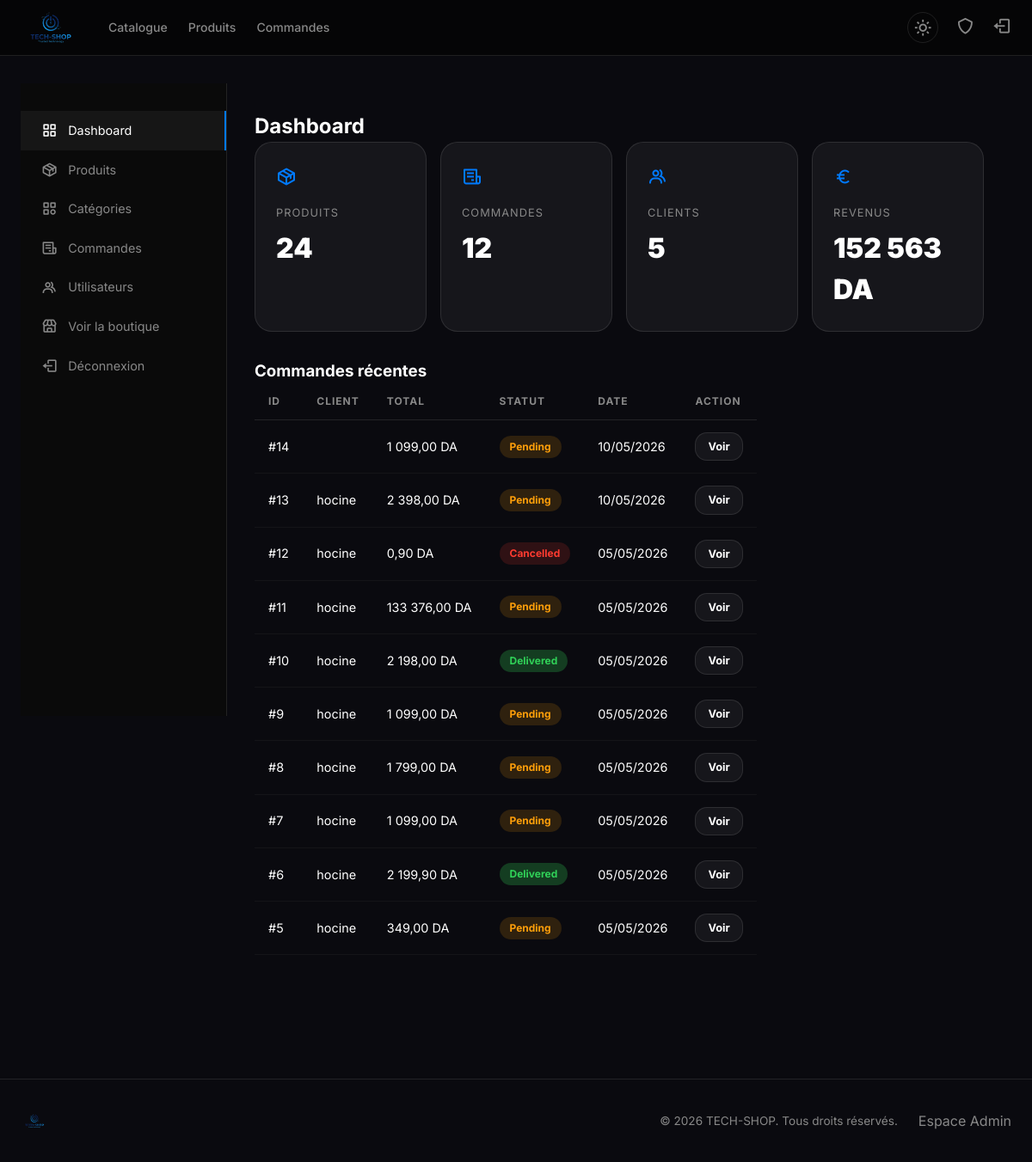
/admin/index.php (signed in), run on the app's committed database.
### tables this page shows
CREATE TABLE `orders` (
  `order_id` int(11) NOT NULL,
  `user_id` int(11) DEFAULT NULL,
  `total` decimal(10,2) NOT NULL,
  `status` enum('pending','processing','shipped','delivered','cancelled') DEFAULT 'pending',
  `created_at` timestamp NOT NULL DEFAULT current_timestamp()
);

CREATE TABLE `users` (
  `user_id` int(11) NOT NULL,
  `name` varchar(100) NOT NULL,
  `email` varchar(150) NOT NULL,
  `password` varchar(255) NOT NULL,
  `phone` bigint(20) UNSIGNED DEFAULT NULL,
  `address` text DEFAULT NULL,
  `role` enum('client','admin') DEFAULT 'client',
  `created_at` timestamp NOT NULL DEFAULT current_timestamp(),
  `is_verified` tinyint(1) NOT NULL DEFAULT 0,
  `verify_code` varchar(10) DEFAULT NULL,
  `verify_expires` datetime DEFAULT NULL,
  `google_id` varchar(200) DEFAULT NULL,
  `facebook_id` varchar(200) DEFAULT NULL,
  `oauth_provider` varchar(20) DEFAULT NULL,
  `email_verified` tinyint(1) DEFAULT 0,
  `verification_code` varchar(10) DEFAULT NULL,
  `code_expiry` datetime DEFAULT NULL
);

### admin/index.php (the view, shortened to what this page needs)
<?php
require_once __DIR__ . '/../config.php';
$total_products = $pdo->query("SELECT COUNT(*) FROM products")->fetchColumn();
$total_orders   = $pdo->query("SELECT COUNT(*) FROM orders")->fetchColumn();
$total_users    = $pdo->query("SELECT COUNT(*) FROM users WHERE role='client'")->fetchColumn();
$revenue        = $pdo->query("SELECT SUM(total) FROM orders WHERE status != 'cancelled'")->fetchColumn();
$recent_orders = $pdo->query("SELECT o.*, u.name AS uname FROM orders o LEFT JOIN users u ON o.user_id=u.user_id ORDER BY o.created_at DESC LIMIT 10")->fetchAll();
?>
<!DOCTYPE html>
<?php $theme = isset($_COOKIE['theme']) ? $_COOKIE['theme'] : 'dark'; ?>
<html lang="fr" data-theme="<?php echo htmlspecialchars($theme); ?>">
<head>
    <link href="https://unpkg.com/boxicons@2.1.4/css/boxicons.min.css" rel="stylesheet">
    <link rel="stylesheet" href="../assets/css/style.css">
</head>
<body>
<nav class="navbar">
    <div class="nav-container">
        <a href="../index.php"><img class="nav-logo-img" src="../logo.png" alt="TECH-SHOP"></a>
        <div class="nav-links">
            <a href="../catalog.php">Catalogue</a>
            <a href="products.php">Produits</a>
            <a href="orders.php">Commandes</a>
        </div>
        <div class="nav-actions">
            <a href="../toggle_theme.php" class="theme-toggle">
                <i class="bx <?php echo ($theme === 'dark') ? 'bx-sun' : 'bx-moon'; ?>"></i>
            </a>
            <?php if (isset($_SESSION['user_id'])) { ?>
                <?php if (isset($_SESSION['role']) && $_SESSION['role'] === 'admin') { ?>
                    <a href="index.php"><i class="bx bx-shield"></i></a>
                <?php } ?>
                <a href="../logout.php"><i class="bx bx-log-out"></i></a>
            <?php } else { ?>
                <a href="../login.php"><i class="bx bx-log-in"></i></a>
            <?php } ?>
        </div>
    </div>
</nav>
<main class="main-content">
    <div class="admin-layout">
        <nav class="admin-sidebar">
            <a href="index.php" class="active"><i class="bx bx-grid-alt"></i> Dashboard</a>
            <a href="products.php"><i class="bx bx-package"></i> Produits</a>
            <a href="categories.php"><i class="bx bx-category"></i> Catégories</a>
            <a href="orders.php"><i class="bx bx-receipt"></i> Commandes</a>
            <a href="users.php"><i class="bx bx-group"></i> Utilisateurs</a>
            <a href="../index.php"><i class="bx bx-store"></i> Voir la boutique</a>
            <a href="../logout.php"><i class="bx bx-log-out"></i> Déconnexion</a>
        </nav>
        <div class="admin-main">
            <h2 class="section-title">Dashboard</h2>
            <div class="stat-grid">
                <div class="stat-card">
                    <div class="icon"><i class="bx bx-package"></i></div>
                    <div class="label">Produits</div>
                    <div class="value"><?php echo $total_products; ?></div>
                </div>
                <div class="stat-card">
                    <div class="icon"><i class="bx bx-receipt"></i></div>
                    <div class="label">Commandes</div>
                    <div class="value"><?php echo $total_orders; ?></div>
                </div>
                <div class="stat-card">
                    <div class="icon"><i class="bx bx-group"></i></div>
                    <div class="label">Clients</div>
                    <div class="value"><?php echo $total_users; ?></div>
                </div>
                <div class="stat-card">
                    <div class="icon"><i class="bx bx-euro"></i></div>
                    <div class="label">Revenus</div>
                    <div class="value"><?php echo number_format($revenue, 0, ',', ' '); ?> DA</div>
                </div>
            </div>
            <h3 class="section-title">Commandes récentes</h3>
            <table class="table">
                <thead>
                    <tr><th>ID</th><th>Client</th><th>Total</th><th>Statut</th><th>Date</th><th>Action</th></tr>
                </thead>
                <tbody>
                    <?php foreach ($recent_orders as $o) { ?>
                        <tr>
                            <td>#<?php echo $o['order_id']; ?></td>
                            <td><?php echo htmlspecialchars($o['uname']); ?></td>
                            <td><?php echo number_format($o['total'], 2, ',', ' '); ?> DA</td>
                            <td><span class="status-badge status-<?php echo $o['status']; ?>"><?php echo ucfirst($o['status']); ?></span></td>
                            <td><?php echo date('d/m/Y', strtotime($o['created_at'])); ?></td>
                            <td><a href="orders.php?id=<?php echo $o['order_id']; ?>" class="btn btn-ghost" style="padding:6px 14px;font-size:.8rem">Voir</a></td>
                        </tr>
                    <?php } ?>
                </tbody>
            </table>
        </div>
    </div>
</main>
<footer class="footer">
    <div class="footer-inner">
        <img class="nav-logo-img" src="../logo.png" alt="TECH-SHOP" style="height:32px;">
        <div style="display:flex; gap:24px; align-items:center">
            <p>&copy; <?php echo date('Y'); ?> TECH-SHOP. Tous droits réservés.</p>
            <a href="../login.php" style="color:var(--text-muted); text-decoration:none">Espace Admin</a>
        </div>
    </div>
</footer>
</body>
</html>

### data on the page
orders: order_id "14", total "1 099,00", status "Pending", created_at "10/05/2026"
orders: order_id "13", user.name "hocine", total "2 398,00", status "Pending", created_at "10/05/2026"
orders: order_id "12", user.name "hocine", total "0,90", status "Cancelled", created_at "05/05/2026"
orders: order_id "11", user.name "hocine", total "133 376,00", status "Pending", created_at "05/05/2026"
orders: order_id "10", user.name "hocine", total "2 198,00", status "Delivered", created_at "05/05/2026"
orders: order_id "9", user.name "hocine", total "1 099,00", status "Pending", created_at "05/05/2026"
orders: order_id "8", user.name "hocine", total "1 799,00", status "Pending", created_at "05/05/2026"
orders: order_id "7", user.name "hocine", total "1 099,00", status "Pending", created_at "05/05/2026"
orders: order_id "6", user.name "hocine", total "2 199,90", status "Delivered", created_at "05/05/2026"
orders: order_id "5", user.name "hocine", total "349,00", status "Pending", created_at "05/05/2026"

### other printed values
$total_products "24"
$total_orders "12"
$total_users "5"
$revenue "152 563"
